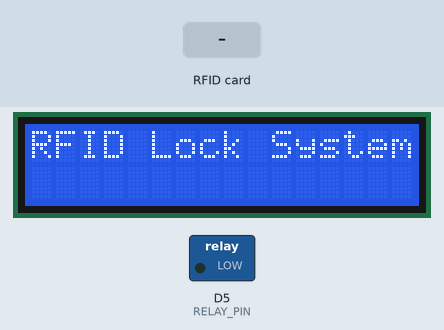
Bench run of a sketch on a simulated ESP8266 (NodeMCU). On the bench: 16×2 character LCD, switched loads named in the sketch (green lamp = pin HIGH). The test bench sets the inputs (shaded band). EEPROM starts erased; what the sketch prints to the serial monitor is not drawn.

Above: at 0.2 s.
3.4 s: RFID card DE AD BE EF held to the reader
At 5.5 s:
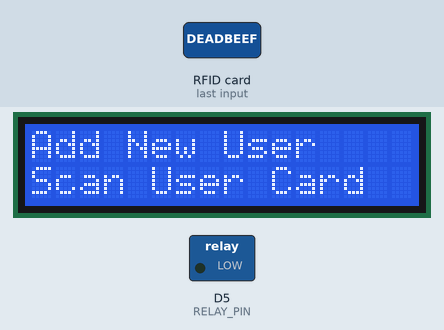
5.9 s: RFID card 5E 7A 19 C4 held to the reader
At 7.0 s:
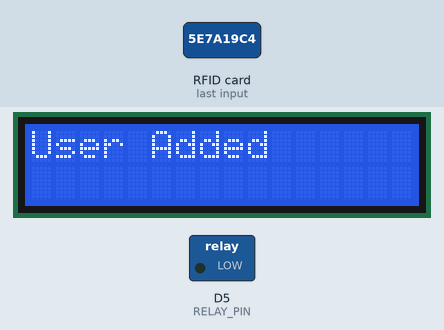
8.9 s: RFID card 5E 7A 19 C4 held to the reader
At 9.3 s:
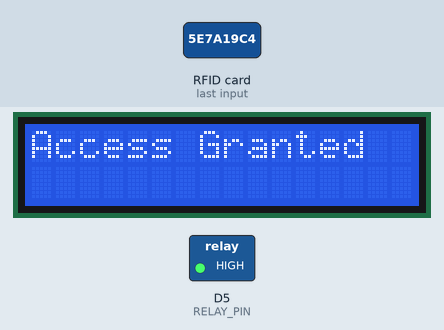
Timing chart, 0 to 15.4 s (numbered marks = the images above; inputs shaded):
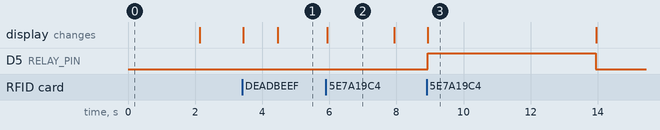

The sketch:

smart_lock.ino
```cpp
#include <ESP8266WiFi.h>
#include <SPI.h>
#include <MFRC522.h>
#include <Wire.h>
#include <LiquidCrystal_I2C.h>
#include <EEPROM.h>
#include <TimeLib.h>

// Define pin connections
#define SS_PIN D2   // SDA on MFRC522
#define RST_PIN D1  // RST on MFRC522
#define RELAY_PIN D5

// Initialize MFRC522
MFRC522 mfrc522(SS_PIN, RST_PIN);

// Initialize LCD (address 0x27 for a 16 chars and 2 line display)
LiquidCrystal_I2C lcd(0x27, 16, 2);

// Admin Card UID (Set your admin card UID here)
const byte ADMIN_UID[] = {0xDE, 0xAD, 0xBE, 0xEF}; // Example UID, replace with your admin card's UID
const int ADMIN_UID_SIZE = sizeof(ADMIN_UID);

// EEPROM Addresses
const int USER_COUNT_ADDR = 0; // Address to store the number of users
const int USER_UID_START_ADDR = 1; // Starting address to store user UIDs

// Variables
bool adminMode = false;
int userCount = 0;

void setup() {
  Serial.begin(115200);
  SPI.begin(); // Initiate  SPI bus
  mfrc522.PCD_Init(); // Initiate MFRC522
  lcd.init(); // Initialize the LCD
  lcd.backlight(); // Turn on the backlight

  pinMode(RELAY_PIN, OUTPUT);
  digitalWrite(RELAY_PIN, LOW); // Lock is initially engaged

  EEPROM.begin(512); // Initialize EEPROM
  userCount = EEPROM.read(USER_COUNT_ADDR);
  lcd.clear();
  lcd.setCursor(0, 0);
  lcd.print("RFID Lock System");
  delay(2000);
  lcd.clear();
}

void loop() {
  // Look for new cards
  if ( ! mfrc522.PICC_IsNewCardPresent()) {
    return;
  }

  // Select one of the cards
  if ( ! mfrc522.PICC_ReadCardSerial()) {
    return;
  }

  // Read the UID
  byte readUID[4];
  for (byte i = 0; i < mfrc522.uid.size && i < 4; i++) {
    readUID[i] = mfrc522.uid.uidByte[i];
  }

  // Check if Admin Card
  if (isAdminCard(readUID)) {
    Serial.println("Admin Card Detected");
    lcd.clear();
    lcd.setCursor(0, 0);
    lcd.print("Admin Login");
    adminMode = true;
    delay(1000);
    addNewUser();
    adminMode = false;
    return;
  }

  // Check if User Card
  if (isUserCard(readUID)) {
    Serial.println("Access Granted");
    lcd.clear();
    lcd.setCursor(0, 0);
    lcd.print("Access Granted");
    unlockDoor();
  } else {
    Serial.println("Access Denied");
    lcd.clear();
    lcd.setCursor(0, 0);
    lcd.print("Access Denied");
    delay(2000);
  }

  mfrc522.PICC_HaltA(); // Halt PICC
}

// Function to compare two UIDs
bool compareUID(byte *uid1, byte *uid2, int size) {
  for(int i=0; i<size; i++) {
    if(uid1[i] != uid2[i]){
      return false;
    }
  }
  return true;
}

// Function to check if scanned card is Admin
bool isAdminCard(byte *scannedUID) {
  return compareUID(scannedUID, (byte*)ADMIN_UID, ADMIN_UID_SIZE);
}

// Function to check if scanned card is a User
bool isUserCard(byte *scannedUID) {
  for(int i=0; i<userCount; i++) {
    int addr = USER_UID_START_ADDR + i*4;
    byte storedUID[4];
    for(int j=0; j<4; j++) {
      storedUID[j] = EEPROM.read(addr + j);
    }
    if(compareUID(scannedUID, storedUID, 4)) {
      return true;
    }
  }
  return false;
}

// Function to add a new user
void addNewUser() {
  lcd.clear();
  lcd.setCursor(0, 0);
  lcd.print("Add New User");
  lcd.setCursor(0,1);
  lcd.print("Scan User Card");

  // Wait for new card
  while (true) {
    if ( ! mfrc522.PICC_IsNewCardPresent()) {
      continue;
    }
    if ( ! mfrc522.PICC_ReadCardSerial()) {
      continue;
    }

    byte newUID[4];
    for (byte i = 0; i < mfrc522.uid.size && i < 4; i++) {
      newUID[i] = mfrc522.uid.uidByte[i];
    }

    // Check if the card is already a user
    if(isUserCard(newUID) || isAdminCard(newUID)) {
      lcd.clear();
      lcd.setCursor(0,0);
      lcd.print("Card Exists");
      delay(2000);
      lcd.clear();
      return;
    }

    // Store the new UID in EEPROM
    int addr = USER_UID_START_ADDR + userCount*4;
    for(int i=0; i<4; i++) {
      EEPROM.write(addr + i, newUID[i]);
    }
    userCount++;
    EEPROM.write(USER_COUNT_ADDR, userCount);
    EEPROM.commit();

    Serial.println("New User Added");
    lcd.clear();
    lcd.setCursor(0,0);
    lcd.print("User Added");
    delay(2000);
    lcd.clear();
    return;
  }
}

// Function to unlock the door
void unlockDoor() {
  digitalWrite(RELAY_PIN, HIGH); // Unlock
  delay(5000); // Unlock duration (5 seconds)
  digitalWrite(RELAY_PIN, LOW); // Lock again
  lcd.clear();
  lcd.setCursor(0,0);
  lcd.print("Door Locked");
  delay(2000);
}
```

Measured:
- after the input at 3.4 s, the display: first changes at once (image 1 shows a later state)
- after the input at 5.9 s, the display: changes at once (image 2)
- after the input at 8.9 s, D5 (RELAY_PIN): LOW → HIGH at once, → LOW 5.0 s later; the display: changes at once (image 3)
- what the display in image 2 shows lasts 2.0 s, from 5.9 s to 7.9 s
